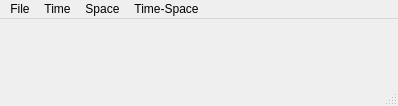
<?xml version="1.0" encoding="UTF-8"?>
<ui version="4.0">
 <class>MainWindow</class>
 <widget class="QMainWindow" name="MainWindow">
  <property name="geometry">
   <rect>
    <x>0</x>
    <y>0</y>
    <width>398</width>
    <height>106</height>
   </rect>
  </property>
  <property name="windowTitle">
   <string>MainWindow</string>
  </property>
  <widget class="QWidget" name="centralwidget"/>
  <widget class="QMenuBar" name="menubar">
   <property name="geometry">
    <rect>
     <x>0</x>
     <y>0</y>
     <width>398</width>
     <height>23</height>
    </rect>
   </property>
   <widget class="QMenu" name="menuFile">
    <property name="title">
     <string>File</string>
    </property>
    <addaction name="actionOpen"/>
    <addaction name="actionSave"/>
    <addaction name="actionTable"/>
   </widget>
   <widget class="QMenu" name="menuTime">
    <property name="title">
     <string>Time</string>
    </property>
    <addaction name="actionTrend_Graph"/>
   </widget>
   <widget class="QMenu" name="menuSpace">
    <property name="title">
     <string>Space</string>
    </property>
    <widget class="QMenu" name="menuMoran_s_I">
     <property name="title">
      <string>Moran's I</string>
     </property>
     <addaction name="actionGlobal"/>
     <addaction name="actionLocal"/>
    </widget>
    <addaction name="menuMoran_s_I"/>
   </widget>
   <widget class="QMenu" name="menuTime_Space">
    <property name="title">
     <string>Time-Space</string>
    </property>
    <addaction name="actionDynamic_Map"/>
    <addaction name="actionSTACF"/>
    <addaction name="actionSTPACF"/>
    <addaction name="actionSTARMA"/>
   </widget>
   <addaction name="menuFile"/>
   <addaction name="menuTime"/>
   <addaction name="menuSpace"/>
   <addaction name="menuTime_Space"/>
  </widget>
  <widget class="QStatusBar" name="statusbar"/>
  <action name="actionOpen">
   <property name="text">
    <string>Open</string>
   </property>
  </action>
  <action name="actionSave">
   <property name="text">
    <string>Save</string>
   </property>
  </action>
  <action name="actionTable">
   <property name="text">
    <string>Table</string>
   </property>
  </action>
  <action name="actionTrend_Graph">
   <property name="text">
    <string>Trend Graph</string>
   </property>
  </action>
  <action name="actionGlobal">
   <property name="text">
    <string>Global</string>
   </property>
  </action>
  <action name="actionLocal">
   <property name="text">
    <string>Local</string>
   </property>
  </action>
  <action name="actionStatic_Map">
   <property name="text">
    <string>Static Map</string>
   </property>
  </action>
  <action name="actionDynamic_Map">
   <property name="text">
    <string>Dynamic Map</string>
   </property>
  </action>
  <action name="actionSTACF">
   <property name="text">
    <string>STACF</string>
   </property>
  </action>
  <action name="actionSTPACF">
   <property name="text">
    <string>STPACF</string>
   </property>
  </action>
  <action name="actionSTARMA">
   <property name="text">
    <string>STARMA</string>
   </property>
  </action>
 </widget>
 <resources/>
 <connections/>
 <slots>
  <slot>on_click()</slot>
 </slots>
</ui>
